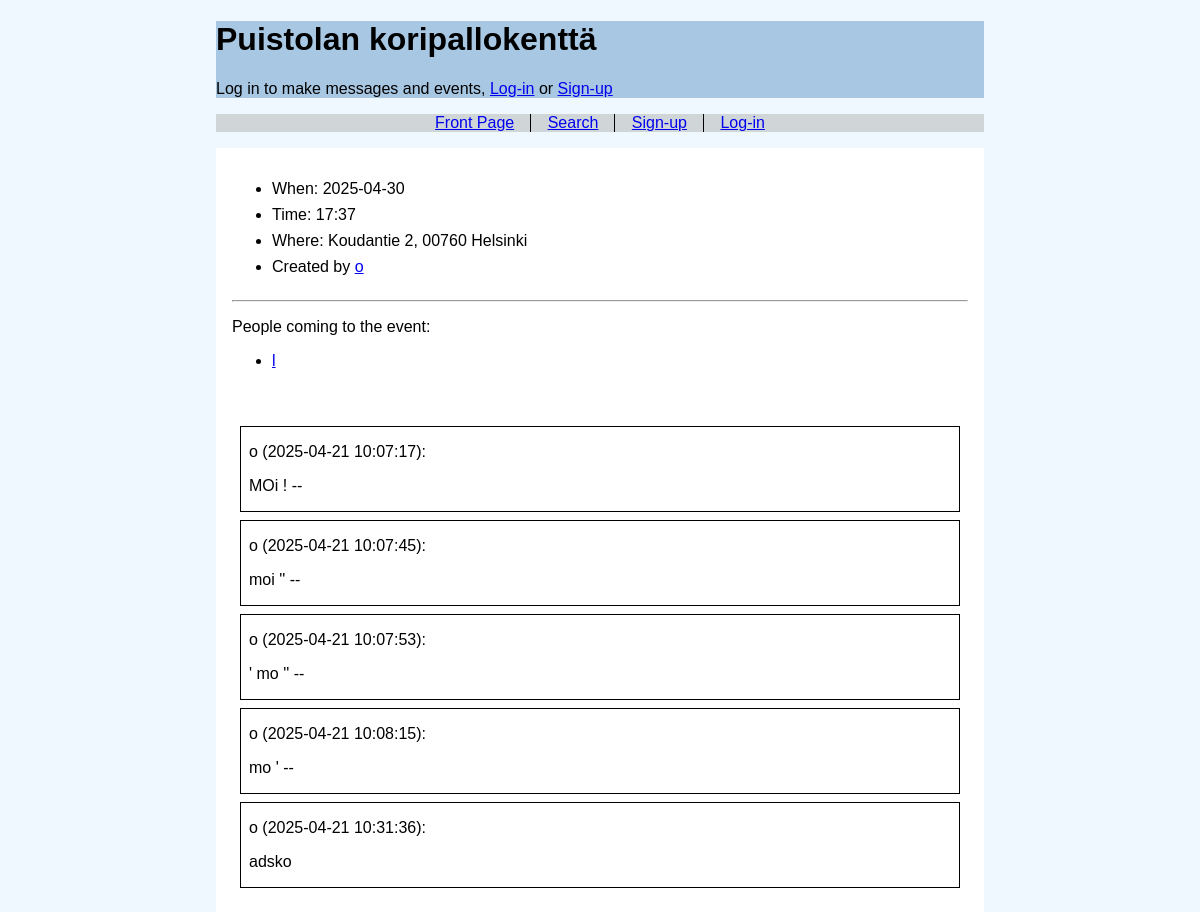
Screenshot of /event/9 with the database file from the repository.
### tables this page shows
CREATE TABLE locations ( 
    id INTEGER PRIMARY KEY,
    name TEXT UNIQUE,
    address TEXT UNIQUE
);

CREATE TABLE events (
    id INTEGER PRIMARY KEY,
    size INTEGER,
    time TEXT,
    date TEXT,
    user_id INTEGER REFRENCES users,
    location_id INTEGER REFRENCES locations
);

CREATE TABLE users (
    id INTEGER PRIMARY KEY,
    username TEXT UNIQUE,
    password_hash TEXT
, image BLOB);

CREATE TABLE signups (
    id INTEGER PRIMARY KEY,
    user_id INTEGER REFRENCES users,
    event_id INTEGER REFRENCES events
);

CREATE TABLE messages (
    id INTEGER PRIMARY KEY,
    content TEXT,
    send_time TEXT,
    user_id INTEGER REFRENCES users,
    event_id INTEGER REFRENCES events
);

### app.py (the view, shortened to what this page needs)
@app.route("/event/<int:event_id>", methods = ["GET", "POST"])
def show_event(event_id):
    if request.method == "GET":
        event = events.get_event(event_id)
        messages = events.get_messages(event_id)
        signups = events.get_signups(event_id)
        signedIn = False
        if "user_id" in session:
            for i in signups:
                if i[0] == session["user_id"]:
                    signedIn = True
        return render_template("event.html", event = event, messages = messages, signups = signups, signedIn = signedIn)

### db.py (called while the page is built)
def get_connection():
    con = sqlite3.connect("database.db")
    con.execute("PRAGMA foreign_keys = ON")
    con.row_factory = sqlite3.Row
    return con

def query(sql, params=[]):
    con = get_connection()
    result = con.execute(sql, params).fetchall()
    con.close()
    return result

### events.py (called while the page is built)
def get_event(event_id):
    sql = """SELECT e.id, l.name, l.address, e.size, e.date, e.time, e.user_id, u.username
            FROM events e, locations l, users u
             WHERE e.location_id = l.id
            AND e.user_id = u.id
             AND e.id = ?"""
    return db.query(sql, [event_id])[0]

def get_messages(event_id):
    sql = """SELECT m.id, m.content, m.send_time, m.user_id, u.username, m.event_id
            FROM messages m, users u
             WHERE m.event_id = ?
            AND u.id = m.user_id"""
    return db.query(sql, [event_id])

def get_signups(event_id):
    sql = """SELECT s.user_id, u.username
            FROM users u, signups s
             WHERE u.id = s.user_id
            AND s.event_id = ?
             GROUP BY s.id"""
    return db.query(sql, [event_id])

### templates/event.html (shortened to what this page needs)
<!DOCTYPE html>
<html>
<head>
    <link rel="stylesheet" href="/static/style.css">
</head>
<body>
    <div class="header">
        <h1>{{ event.name }}</h1>
        <p>
        {% if session.username and session.user_id %}
            Logged in as <a href="/user/{{ session.user_id }}">{{ session.username }}</a>
        {% else %}
            Log in to make messages and events, <a href="/login">Log-in</a> or
            <a href="/signup">Sign-up</a>
        {% endif %}
        <br />
        </p>
      </div>
    <div class="nav">
        <nav>
          <ul>
            <li><a href="/">Front Page</a></li>
            <li><a href="/search">Search</a></li>
          {% if session.user_id %}
            <li><a href="/logout">Sign-out</a></li>
          {% else %}
            <li><a href="/signup">Sign-up</a></li>
            <li><a href="/login">Log-in</a></li>
          {% endif %}
          </ul>
        </nav>
    </div>
    <div class="content">
    <ul>
        <li>When: {{ event.date }}</li>
        <li>Time: {{ event.time }}</li>
        <li>Where: {{ event.address }}</li>
        <li>Created by <a href="/user/{{ event.user_id }}">{{ event.username }}</a></li>
    </ul>
    <hr/>
    <div class="signups">
        {% if signups %}
        <p>
            People coming to the event:
        </p>
        <ul>
        {% for user in signups %}
            <li><a href="/user/{{ user.user_id }}">{{ user.username }}</a></li>
        {% endfor %}
        </ul>
        {% else %}
        <p>
            No one has signed-up to the event.
        </p>
        {% endif %}
    </div>
    </div>
    {% if session.user_id or messages %}
    <div class="content">
    {% for message in messages %}
    <div class="message">
    <p>
        {{ message.username }} ({{ message.send_time }}):
    </p>
    <p>
        {{ message.content }}
    </p>
    </div>
    {% endfor %}
    </div>
    {% endif %}
</body>
</html>

### static/style.css (style rules this page uses)
body { margin: auto; max-width: 48em; font-family: sans-serif; background-color: aliceblue; }
nav { text-align: center; }
nav > ul { padding: 0; margin: 0; }
nav > ul > li { display: inline-block; padding: 0 1em; margin: 0; }
nav > ul > li:not(:last-of-type) { border-right: 1px solid black; }
nav > ul > li:not(:first-of-type) { margin-left: -0.25em; }
.header { background-color: #a7c7e3; }
.nav { background-color: #a7a7a771; margin-top: 1em; margin-bottom: 1em; }
.content { background-color: #fff; padding: 1em; }
.content > ul > li { padding-bottom: 0.5em; }
.message { border: 0.1em solid black; margin: 0.5em; padding: 0.1 0.25em; }
.message > p { padding-left: 0.5em; }

### rows the page displays
locations: name "Puistolan koripallokenttä", address "Koudantie 2, 00760 Helsinki"
events: date "2025-04-30", time "17:37"
users: username "o"
signups: username "l"
messages: username "o", send_time "2025-04-21 10:07:17", content "MOi ! --"
messages: username "o", send_time "2025-04-21 10:07:45", content "moi '' --"
messages: username "o", send_time "2025-04-21 10:07:53", content "' mo '' --"
messages: username "o", send_time "2025-04-21 10:08:15", content "mo ' --"
messages: username "o", send_time "2025-04-21 10:31:36", content "adsko"
